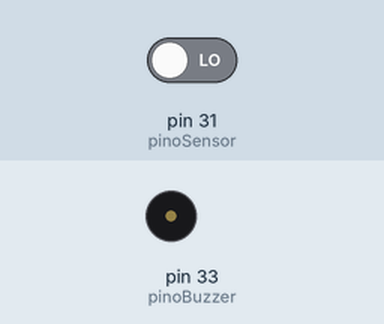
This sketch was run on a simulated Arduino Mega 2560, built with avr-gcc and run on an emulated ATmega2560. On the bench: buzzer (waves = sounding). Inputs (shaded band) come from the test bench; at power-on: pin 31 (pinoSensor) LOW. What the sketch prints to the serial monitor is not drawn.

Above: at 1.2 s.
1.3 s: pin 31 (pinoSensor) driven HIGH
At 1.6 s:
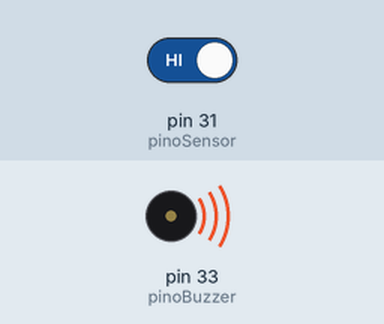
4.3 s: pin 31 (pinoSensor) driven LOW
At 5.2 s:
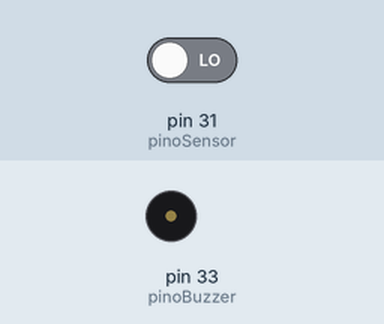
Timing chart, 0 to 7.3 s (numbered marks = the images above; inputs shaded):
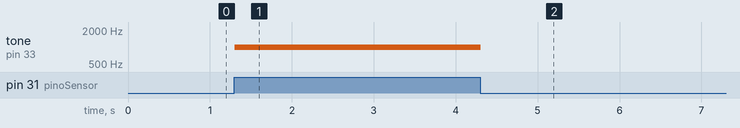

Measured:
- after the input at 1.3 s, tone on pin 33 (pinoBuzzer): silent → 1000 Hz at once
- after the input at 4.3 s, tone on pin 33 (pinoBuzzer): 1000 Hz → silent at once

The sketch:

sensor02.ino
```cpp
#define pinoSensor 31
#define pinoBuzzer 33

int estadoSensor;

void setup() {
 Serial.begin(9600);
 pinMode(pinoSensor,INPUT);
 pinMode(pinoBuzzer,OUTPUT);
}

void loop() {
  estadoSensor = digitalRead(pinoSensor);
  Serial.println(estadoSensor);
  if(estadoSensor){
    tone(pinoBuzzer, 1000);
    delay(500);
    noTone(pinoBuzzer);
  }
}
```
